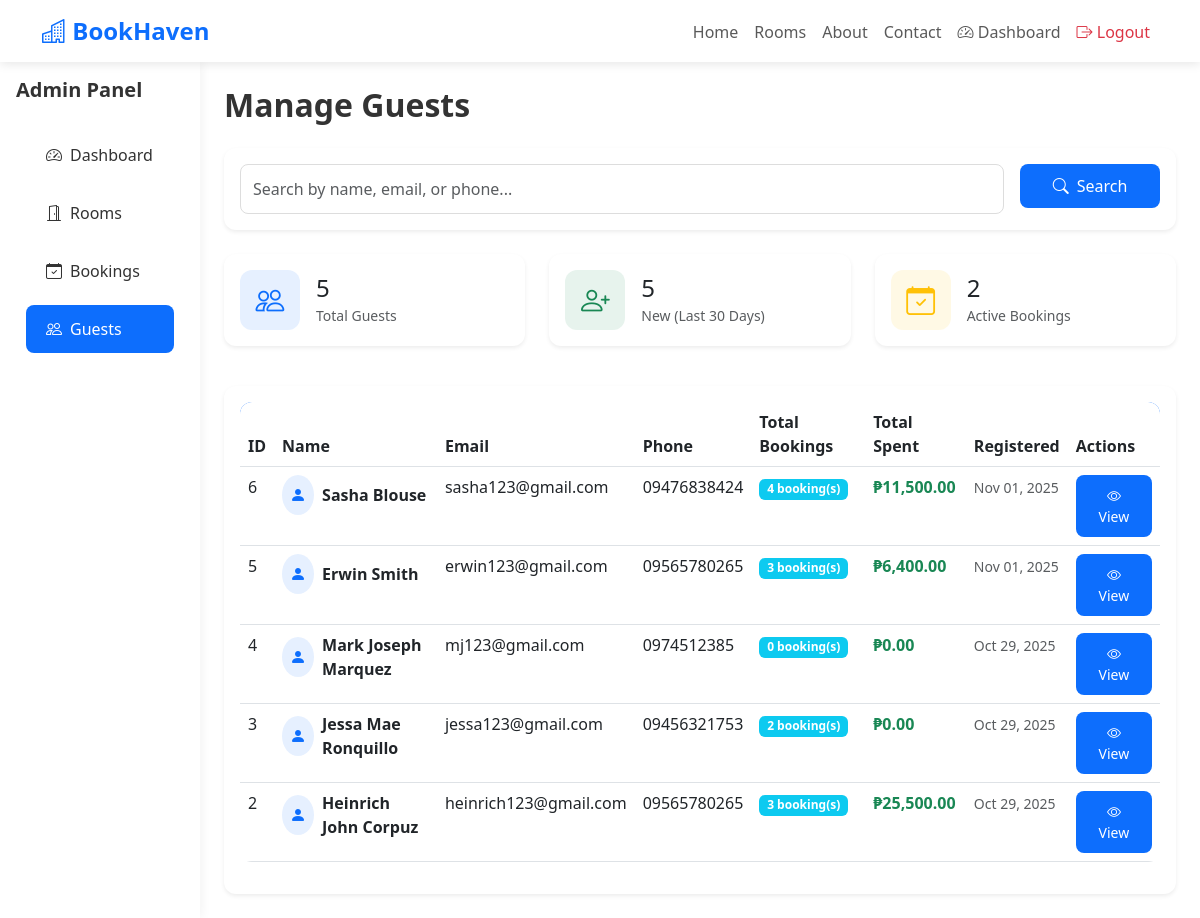
The page /admin/manage-users.php (signed in) on the database its author committed.
### tables this page shows
CREATE TABLE `users` (
  `id` int(11) NOT NULL,
  `name` varchar(100) NOT NULL,
  `email` varchar(100) NOT NULL,
  `password` varchar(255) NOT NULL,
  `role` enum('admin','guest') DEFAULT 'guest',
  `phone` varchar(20) DEFAULT NULL,
  `created_at` timestamp NOT NULL DEFAULT current_timestamp(),
  `updated_at` timestamp NOT NULL DEFAULT current_timestamp() ON UPDATE current_timestamp()
);

### config.php (called while the page is built, shortened)
<?php
function formatCurrency($amount) {
    return '₱' . number_format($amount, 2);
}
?>

### admin/manage-users.php (the view, shortened to what this page needs)
<?php
require_once '../config.php';
$conn = getDBConnection();
$search = isset($_GET['search']) ? sanitize($_GET['search']) : '';
$query = "SELECT u.*,
          COUNT(DISTINCT b.id) as total_bookings,
          SUM(CASE WHEN b.status = 'completed' THEN b.total_price ELSE 0 END) as total_spent
          FROM users u
          LEFT JOIN bookings b ON u.id = b.user_id
          WHERE u.role = 'guest'";
$query .= " GROUP BY u.id ORDER BY u.created_at DESC";
$users = $conn->query($query);
?>
<!DOCTYPE html>
<html lang="en">
<head>
    <link href="https://cdn.jsdelivr.net/npm/bootstrap@5.3.0/dist/css/bootstrap.min.css" rel="stylesheet">
    <link rel="stylesheet" href="https://cdn.jsdelivr.net/npm/bootstrap-icons@1.10.0/font/bootstrap-icons.css">
    <link rel="stylesheet" href="../assets/css/style.css">
</head>
<body>
    <?php include '../includes/navbar.php'; ?>
    <div class="container-fluid">
        <div class="row">
            <div class="col-md-2 admin-sidebar p-0">
                <div class="p-3">
                    <h5 class="fw-bold mb-4">Admin Panel</h5>
                    <ul class="nav flex-column">
                        <li class="nav-item">
                            <a class="nav-link" href="dashboard.php">
                                <i class="bi bi-speedometer2 me-2"></i>Dashboard
                            </a>
                        </li>
                        <li class="nav-item">
                            <a class="nav-link" href="manage-rooms.php">
                                <i class="bi bi-door-open me-2"></i>Rooms
                            </a>
                        </li>
                        <li class="nav-item">
                            <a class="nav-link" href="manage-bookings.php">
                                <i class="bi bi-calendar-check me-2"></i>Bookings
                            </a>
                        </li>
                        <li class="nav-item">
                            <a class="nav-link active" href="manage-users.php">
                                <i class="bi bi-people me-2"></i>Guests
                            </a>
                        </li>
                    </ul>
                </div>
            </div>
            <div class="col-md-10 p-4">
                <h2 class="fw-bold mb-4">Manage Guests</h2>
                <div class="card shadow-sm mb-4">
                    <div class="card-body">
                        <form method="GET" class="row g-3">
                            <div class="col-md-10">
                                <input type="text" name="search" class="form-control"
                                       placeholder="Search by name, email, or phone..."
                                       value="<?php echo $search; ?>">
                            </div>
                            <div class="col-md-2">
                                <button type="submit" class="btn btn-primary w-100">
                                    <i class="bi bi-search me-2"></i>Search
                                </button>
                            </div>
                        </form>
                    </div>
                </div>
                <div class="row mb-4">
                    <?php
                    $stats_query = "SELECT
                        COUNT(*) as total_guests,
                        COUNT(CASE WHEN created_at >= DATE_SUB(NOW(), INTERVAL 30 DAY) THEN 1 END) as new_guests,
                        (SELECT COUNT(*) FROM bookings WHERE status IN ('pending', 'confirmed')) as active_bookings
                        FROM users WHERE role = 'guest'";
                    $stats = $conn->query($stats_query)->fetch_assoc();
                    ?>
                    <div class="col-md-4 mb-3">
                        <div class="card dashboard-card shadow-sm">
                            <div class="card-body">
                                <div class="d-flex align-items-center">
                                    <div class="dashboard-icon bg-primary bg-opacity-10 text-primary me-3">
                                        <i class="bi bi-people"></i>
                                    </div>
                                    <div>
                                        <h4 class="mb-0"><?php echo $stats['total_guests']; ?></h4>
                                        <small class="text-muted">Total Guests</small>
                                    </div>
                                </div>
                            </div>
                        </div>
                    </div>
                    <div class="col-md-4 mb-3">
                        <div class="card dashboard-card shadow-sm">
                            <div class="card-body">
                                <div class="d-flex align-items-center">
                                    <div class="dashboard-icon bg-success bg-opacity-10 text-success me-3">
                                        <i class="bi bi-person-plus"></i>
                                    </div>
                                    <div>
                                        <h4 class="mb-0"><?php echo $stats['new_guests']; ?></h4>
                                        <small class="text-muted">New (Last 30 Days)</small>
                                    </div>
                                </div>
                            </div>
                        </div>
                    </div>
                    <div class="col-md-4 mb-3">
                        <div class="card dashboard-card shadow-sm">
                            <div class="card-body">
                                <div class="d-flex align-items-center">
                                    <div class="dashboard-icon bg-warning bg-opacity-10 text-warning me-3">
                                        <i class="bi bi-calendar-check"></i>
                                    </div>
                                    <div>
                                        <h4 class="mb-0"><?php echo $stats['active_bookings']; ?></h4>
                                        <small class="text-muted">Active Bookings</small>
                                    </div>
                                </div>
                            </div>
                        </div>
                    </div>
                </div>
                <div class="card shadow-sm">
                    <div class="card-body">
                        <div class="table-responsive">
                            <table class="table table-hover">
                                <thead>
                                    <tr>
                                        <th>ID</th>
                                        <th>Name</th>
                                        <th>Email</th>
                                        <th>Phone</th>
                                        <th>Total Bookings</th>
                                        <th>Total Spent</th>
                                        <th>Registered</th>
                                        <th>Actions</th>
                                    </tr>
                                </thead>
                                <tbody>
                                    <?php if ($users->num_rows > 0): ?>
                                        <?php while($user = $users->fetch_assoc()): ?>
                                        <tr>
                                            <td><?php echo $user['id']; ?></td>
                                            <td>
                                                <div class="d-flex align-items-center">
                                                    <div class="bg-primary bg-opacity-10 text-primary rounded-circle p-2 me-2">
                                                        <i class="bi bi-person-fill"></i>
                                                    </div>
                                                    <strong><?php echo $user['name']; ?></strong>
                                                </div>
                                            </td>
                                            <td><?php echo $user['email']; ?></td>
                                            <td><?php echo $user['phone'] ?: '<span class="text-muted">N/A</span>'; ?></td>
                                            <td>
                                                <span class="badge bg-info">
                                                    <?php echo $user['total_bookings']; ?> booking(s)
                                                </span>
                                            </td>
                                            <td class="fw-bold text-success">
                                                <?php echo formatCurrency($user['total_spent']); ?>
                                            </td>
                                            <td>
                                                <small class="text-muted">
                                                    <?php echo date('M d, Y', strtotime($user['created_at'])); ?>
                                                </small>
                                            </td>
                                            <td>
                                                <button class="btn btn-sm btn-primary"
                                                        onclick="viewGuest(<?php echo htmlspecialchars(json_encode($user)); ?>)">
                                                    <i class="bi bi-eye"></i> View
                                                </button>
                                            </td>
                                        </tr>
                                        <?php endwhile; ?>
                                    <?php endif; ?>
                                </tbody>
                            </table>
                        </div>
                    </div>
                </div>
            </div>
        </div>
    </div>
</body>
</html>

### assets/css/style.css (style rules this page uses)
:root { --primary-color: #0d6efd; --secondary-color: #6c757d; --success-color: #198754; --danger-color: #dc3545; --warning-color: #ffc107; --info-color: #0dcaf0; --dark-color: #212529; --light-color: #f8f9fa; }
body { font-family: 'Segoe UI', Tahoma, Geneva, Verdana, sans-serif; color: #333; }
.btn { border-radius: 8px; padding: 10px 20px; font-weight: 500; transition: all 0.3s ease; }
.btn-primary { background: var(--primary-color); border: none; }
.form-control { border-radius: 8px; padding: 12px; border: 1px solid #ddd; }
.card { border-radius: 12px; border: none; }
.dashboard-card { border-radius: 12px; border: none; transition: all 0.3s ease; }
.dashboard-icon { width: 60px; height: 60px; display: flex; align-items: center; justify-content: center; border-radius: 12px; font-size: 1.8rem; }
.table { border-radius: 12px; overflow: hidden; }
.table thead { background: var(--primary-color); color: white; }
.admin-sidebar { background: white; min-height: calc(100vh - 56px); box-shadow: 2px 0 10px rgba(0, 0, 0, 0.05); }
.admin-sidebar .nav-link { color: #333; padding: 12px 20px; margin: 5px 10px; border-radius: 8px; transition: all 0.3s ease; }
.admin-sidebar .nav-link.active { background: var(--primary-color); color: white; }

### rows shown on the page
users: id "6", name "Sasha Blouse", email "sasha123@gmail.com", phone "09476838424", total_bookings "4", total_spent "₱11,500.00", created_at "Nov 01, 2025"
users: id "5", name "Erwin Smith", email "erwin123@gmail.com", phone "09565780265", total_bookings "3", total_spent "₱6,400.00", created_at "Nov 01, 2025"
users: id "4", name "Mark Joseph Marquez", email "mj123@gmail.com", phone "0974512385", total_bookings "0", total_spent "₱0.00", created_at "Oct 29, 2025"
users: id "3", name "Jessa Mae Ronquillo", email "jessa123@gmail.com", phone "09456321753", total_bookings "2", total_spent "₱0.00", created_at "Oct 29, 2025"
users: id "2", name "Heinrich John Corpuz", email "heinrich123@gmail.com", phone "09565780265", total_bookings "3", total_spent "₱25,500.00", created_at "Oct 29, 2025"

### other values the page prints
$stats['total_guests'] "5"
$stats['new_guests'] "5"
$stats['active_bookings'] "2"
